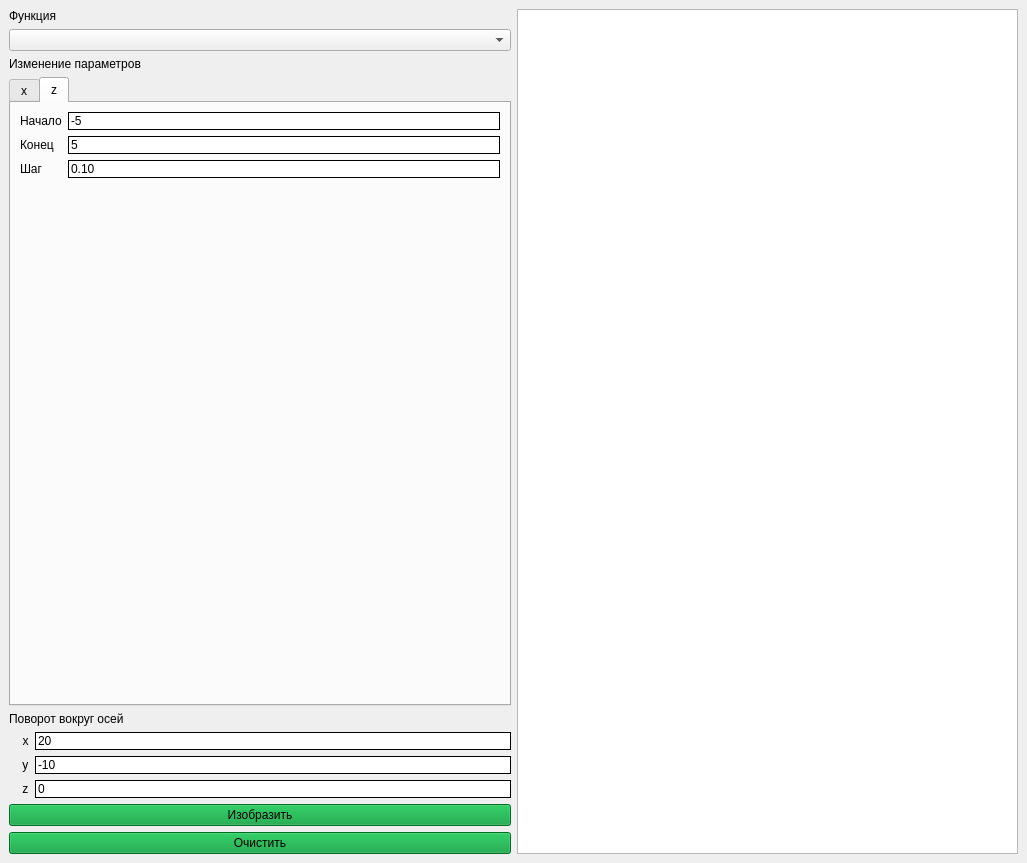
<?xml version="1.0" encoding="UTF-8"?>
<ui version="4.0">
 <class>MainWindow</class>
 <widget class="QMainWindow" name="MainWindow">
  <property name="geometry">
   <rect>
    <x>0</x>
    <y>0</y>
    <width>1027</width>
    <height>863</height>
   </rect>
  </property>
  <property name="sizePolicy">
   <sizepolicy hsizetype="MinimumExpanding" vsizetype="MinimumExpanding">
    <horstretch>0</horstretch>
    <verstretch>0</verstretch>
   </sizepolicy>
  </property>
  <property name="windowTitle">
   <string>ЛР №10, Конкина Алина, ИУ7-43Б</string>
  </property>
  <widget class="QWidget" name="centralwidget">
   <layout class="QHBoxLayout" name="horizontalLayout" stretch="0,0">
    <item>
     <layout class="QFormLayout" name="formLayout">
      <item row="0" column="0" colspan="2">
       <widget class="QLabel" name="label_function">
        <property name="styleSheet">
         <string notr="true">background-color: ;</string>
        </property>
        <property name="text">
         <string>Функция</string>
        </property>
       </widget>
      </item>
      <item row="1" column="0" colspan="2">
       <widget class="QComboBox" name="box_functions">
        <property name="sizePolicy">
         <sizepolicy hsizetype="MinimumExpanding" vsizetype="Fixed">
          <horstretch>0</horstretch>
          <verstretch>0</verstretch>
         </sizepolicy>
        </property>
        <property name="minimumSize">
         <size>
          <width>0</width>
          <height>0</height>
         </size>
        </property>
        <property name="styleSheet">
         <string notr="true">background-color: ;</string>
        </property>
       </widget>
      </item>
      <item row="2" column="0" colspan="2">
       <widget class="QLabel" name="label_6">
        <property name="styleSheet">
         <string notr="true"/>
        </property>
        <property name="text">
         <string>Изменение параметров</string>
        </property>
       </widget>
      </item>
      <item row="3" column="0" colspan="2">
       <widget class="QTabWidget" name="tabWidget">
        <property name="sizePolicy">
         <sizepolicy hsizetype="Minimum" vsizetype="Expanding">
          <horstretch>0</horstretch>
          <verstretch>0</verstretch>
         </sizepolicy>
        </property>
        <property name="minimumSize">
         <size>
          <width>0</width>
          <height>162</height>
         </size>
        </property>
        <property name="styleSheet">
         <string notr="true"/>
        </property>
        <property name="currentIndex">
         <number>1</number>
        </property>
        <widget class="QWidget" name="tab_x">
         <attribute name="title">
          <string>x</string>
         </attribute>
         <layout class="QFormLayout" name="formLayout_2">
          <item row="0" column="1">
           <widget class="QLineEdit" name="spinbox_start_x">
            <property name="sizePolicy">
             <sizepolicy hsizetype="Minimum" vsizetype="Fixed">
              <horstretch>0</horstretch>
              <verstretch>0</verstretch>
             </sizepolicy>
            </property>
            <property name="maximumSize">
             <size>
              <width>16777206</width>
              <height>16777215</height>
             </size>
            </property>
            <property name="styleSheet">
             <string notr="true">border: 1px solid black;</string>
            </property>
            <property name="text">
             <string>-5</string>
            </property>
            <property name="frame">
             <bool>false</bool>
            </property>
           </widget>
          </item>
          <item row="0" column="0">
           <widget class="QLabel" name="label_start_x">
            <property name="styleSheet">
             <string notr="true"/>
            </property>
            <property name="text">
             <string>Начало</string>
            </property>
           </widget>
          </item>
          <item row="2" column="1">
           <widget class="QLineEdit" name="spinbox_step_x">
            <property name="sizePolicy">
             <sizepolicy hsizetype="Minimum" vsizetype="Fixed">
              <horstretch>0</horstretch>
              <verstretch>0</verstretch>
             </sizepolicy>
            </property>
            <property name="maximumSize">
             <size>
              <width>16777206</width>
              <height>16777215</height>
             </size>
            </property>
            <property name="styleSheet">
             <string notr="true">border: 1px solid black;</string>
            </property>
            <property name="text">
             <string>0.10</string>
            </property>
            <property name="frame">
             <bool>false</bool>
            </property>
           </widget>
          </item>
          <item row="1" column="1">
           <widget class="QLineEdit" name="spinbox_end_x">
            <property name="sizePolicy">
             <sizepolicy hsizetype="Minimum" vsizetype="Fixed">
              <horstretch>0</horstretch>
              <verstretch>0</verstretch>
             </sizepolicy>
            </property>
            <property name="maximumSize">
             <size>
              <width>16777206</width>
              <height>16777215</height>
             </size>
            </property>
            <property name="styleSheet">
             <string notr="true">border: 1px solid black;</string>
            </property>
            <property name="text">
             <string>5</string>
            </property>
            <property name="frame">
             <bool>false</bool>
            </property>
           </widget>
          </item>
          <item row="1" column="0">
           <widget class="QLabel" name="label_end_x">
            <property name="styleSheet">
             <string notr="true"/>
            </property>
            <property name="text">
             <string>Конец</string>
            </property>
           </widget>
          </item>
          <item row="2" column="0">
           <widget class="QLabel" name="label_step_x">
            <property name="styleSheet">
             <string notr="true"/>
            </property>
            <property name="text">
             <string>Шаг</string>
            </property>
           </widget>
          </item>
         </layout>
        </widget>
        <widget class="QWidget" name="tab_z">
         <attribute name="title">
          <string>z</string>
         </attribute>
         <layout class="QFormLayout" name="formLayout_3">
          <item row="0" column="0">
           <widget class="QLabel" name="labelstart_z">
            <property name="text">
             <string>Начало</string>
            </property>
           </widget>
          </item>
          <item row="0" column="1">
           <widget class="QLineEdit" name="spinbox_start_z">
            <property name="styleSheet">
             <string notr="true">border: 1px solid black;</string>
            </property>
            <property name="text">
             <string>-5</string>
            </property>
           </widget>
          </item>
          <item row="1" column="0">
           <widget class="QLabel" name="label_end_z">
            <property name="text">
             <string>Конец</string>
            </property>
           </widget>
          </item>
          <item row="1" column="1">
           <widget class="QLineEdit" name="spinbox_end_z">
            <property name="styleSheet">
             <string notr="true">border: 1px solid black;</string>
            </property>
            <property name="text">
             <string>5</string>
            </property>
           </widget>
          </item>
          <item row="2" column="0">
           <widget class="QLabel" name="label_step_z">
            <property name="text">
             <string>Шаг</string>
            </property>
           </widget>
          </item>
          <item row="2" column="1">
           <widget class="QLineEdit" name="spinbox_step_z">
            <property name="styleSheet">
             <string notr="true">border: 1px solid black;</string>
            </property>
            <property name="text">
             <string>0.10</string>
            </property>
           </widget>
          </item>
         </layout>
        </widget>
       </widget>
      </item>
      <item row="4" column="0" colspan="2">
       <widget class="QLabel" name="label_10">
        <property name="styleSheet">
         <string notr="true">background-color: </string>
        </property>
        <property name="text">
         <string>Поворот вокруг осей</string>
        </property>
       </widget>
      </item>
      <item row="5" column="0">
       <widget class="QLabel" name="label_rotate_x">
        <property name="styleSheet">
         <string notr="true"/>
        </property>
        <property name="text">
         <string>    x</string>
        </property>
        <property name="alignment">
         <set>Qt::AlignCenter</set>
        </property>
       </widget>
      </item>
      <item row="5" column="1">
       <widget class="QLineEdit" name="spinbox_rotate_x">
        <property name="styleSheet">
         <string notr="true">border: 1px solid black;</string>
        </property>
        <property name="text">
         <string>20</string>
        </property>
       </widget>
      </item>
      <item row="6" column="0">
       <widget class="QLabel" name="label_rotate_y">
        <property name="styleSheet">
         <string notr="true"/>
        </property>
        <property name="text">
         <string>    y</string>
        </property>
       </widget>
      </item>
      <item row="9" column="0" colspan="2">
       <widget class="QPushButton" name="but_draw_on_screen">
        <property name="styleSheet">
         <string notr="true">background-color: rgb(0,153,51);</string>
        </property>
        <property name="text">
         <string>Изобразить</string>
        </property>
       </widget>
      </item>
      <item row="10" column="0" colspan="2">
       <widget class="QPushButton" name="but_clean_all">
        <property name="sizePolicy">
         <sizepolicy hsizetype="Minimum" vsizetype="Fixed">
          <horstretch>0</horstretch>
          <verstretch>0</verstretch>
         </sizepolicy>
        </property>
        <property name="styleSheet">
         <string notr="true">background-color: rgb(0,153,51);</string>
        </property>
        <property name="text">
         <string>Очистить</string>
        </property>
       </widget>
      </item>
      <item row="6" column="1">
       <widget class="QLineEdit" name="spinbox_rotate_y">
        <property name="styleSheet">
         <string notr="true">border: 1px solid black;</string>
        </property>
        <property name="text">
         <string>-10</string>
        </property>
       </widget>
      </item>
      <item row="7" column="1">
       <widget class="QLineEdit" name="spinbox_rotate_z">
        <property name="styleSheet">
         <string notr="true">border: 1px solid black;</string>
        </property>
        <property name="text">
         <string>0</string>
        </property>
       </widget>
      </item>
      <item row="7" column="0">
       <widget class="QLabel" name="label_rotate_z">
        <property name="styleSheet">
         <string notr="true"/>
        </property>
        <property name="text">
         <string>    z</string>
        </property>
       </widget>
      </item>
     </layout>
    </item>
    <item>
     <widget class="QGraphicsView" name="graphicsView">
      <property name="sizePolicy">
       <sizepolicy hsizetype="MinimumExpanding" vsizetype="MinimumExpanding">
        <horstretch>0</horstretch>
        <verstretch>0</verstretch>
       </sizepolicy>
      </property>
      <property name="minimumSize">
       <size>
        <width>0</width>
        <height>0</height>
       </size>
      </property>
      <property name="maximumSize">
       <size>
        <width>16777208</width>
        <height>16777215</height>
       </size>
      </property>
      <property name="alignment">
       <set>Qt::AlignCenter</set>
      </property>
     </widget>
    </item>
   </layout>
  </widget>
  <widget class="QMenuBar" name="menubar">
   <property name="geometry">
    <rect>
     <x>0</x>
     <y>0</y>
     <width>1027</width>
     <height>20</height>
    </rect>
   </property>
  </widget>
 </widget>
 <tabstops>
  <tabstop>box_functions</tabstop>
  <tabstop>tabWidget</tabstop>
  <tabstop>but_draw_on_screen</tabstop>
  <tabstop>but_clean_all</tabstop>
 </tabstops>
 <resources/>
 <connections/>
</ui>
